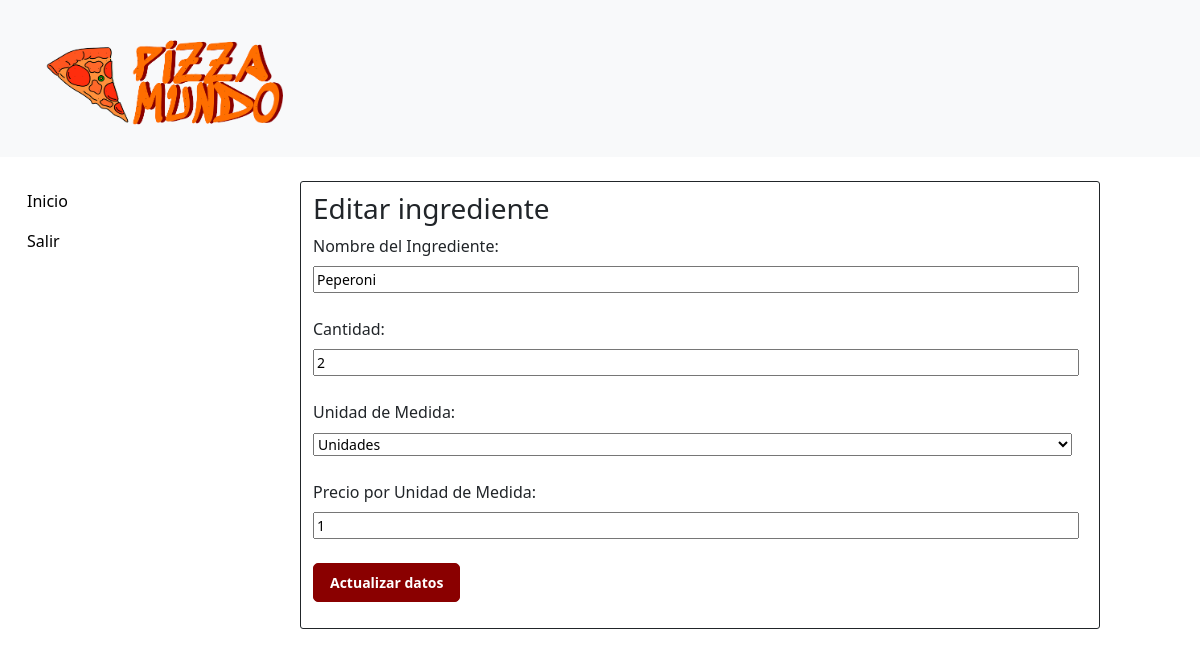
Page /html/Bodega/editar_ingrediente.php?editid=1 (signed in) on the committed database.
### tables this page shows
CREATE TABLE `tblingredientes` (
  `ID` int(10) NOT NULL,
  `Descripcion` varchar(200) DEFAULT NULL,
  `Cantidad` int(10) NOT NULL,
  `Unidad` varchar(200) DEFAULT NULL,
  `Precio` float DEFAULT NULL,
  `FechaIngreso` datetime NOT NULL DEFAULT CURRENT_TIMESTAMP,
  `Active` text NOT NULL
);

### html/Bodega/editar_ingrediente.php (the view, shortened to what this page needs)
<?php
include('../dbconnection.php');
?>
<!doctype html>
<html>
<head>
	<link rel="stylesheet" href="https://stackpath.bootstrapcdn.com/bootstrap/4.5.0/css/bootstrap.min.css">
	<link rel="stylesheet" href="https://maxcdn.bootstrapcdn.com/font-awesome/4.7.0/css/font-awesome.min.css">
	<link rel="stylesheet" href="../../css/estiloIndex.css">
	<link href="../../css/estilo_inicio_administrador.css" rel="stylesheet" type="text/css">
	<link href="https://cdn.jsdelivr.net/npm/bootstrap@5.3.0/dist/css/bootstrap.min.css" rel="stylesheet"
>
</head>
<body>
	<header>
		<nav class="navbar bg-body-tertiary mb-4">
			<div class="container-fluid">
				<a class="navbar-brand" href="inicio_administrador.html">
					<img src="../../img/logo-icon-both.png" alt="Logo" width="300px" height="130px"
						class="d-inline-block align-text-top">
				</a>
			</div>
		</nav>
	</header>
	<div class="container-fluid">
		<div class="row">
			<div class="col-sm-12 col-md-12 col-lg-3 col-xl-3 ">
				<nav>
					<ul class="nav flex-column">
						<li class="nav-item">
							<a href="index.php">Inicio</a>
						</li>
						<li class="nav-item">
							<a href="../cerrar_sesion.php">Salir</a>
						</li>
					</ul>
				</nav>
			</div>
			<div class="col col-sm-12 col-md-12 col-lg-8 col-xl-8 m-0">
				<h3>Editar ingrediente</h3>
				<div id="ingredientsContainer">
					<form action="" method="POST">
						<?php
						$eid = $_GET['editid'];
						$ret = mysqli_query($con, "select * from tblingredientes where ID='$eid'");
						while ($row = mysqli_fetch_array($ret)) {
							?>
							<div class="form-group">
								<label for="nombre">Nombre del Ingrediente:</label>
								<input type="text" id="nombre" name="nombre" value="<?php echo $row['Descripcion']; ?>"
									required><br><br>
								<label for="cantidad">Cantidad:</label>
								<input type="number" id="cantidad" name="cantidad" step="0.01" value="<?php echo $row['Cantidad']; ?>"
									required><br><br>
								<label for="unidad">Unidad de Medida:</label>
								<select id="unidad" name="unidad">
									<?php
									echo '<option value="' . $row['Unidad'] . '" selected >' . $row['Unidad'] . '</option>';
									?>
								</select><br><br>
								<label for="precio">Precio por Unidad de Medida:</label>
								<input type="number" step="0.01" id="precio" name="precio"
									value="<?php echo $row['Precio']; ?>" required><br><br>
								<?php
						} ?>
							<div class="form-group">
								<button type="submit" class="boton perz" name="submit">Actualizar datos</button>
							</div>
					</form>
				</div>
			</div>
		</div>
	</div>
</body>
</html>

### css/estiloIndex.css (style rules this page uses)
body { color: #566787; background: #f5f5f5; font-family: 'Roboto', sans-serif; }

### css/estilo_inicio_administrador.css (style rules this page uses)
body { font-family: 'Averia Serif Libre', cursive; margin: 0; background-color: #e94b01; }
ul { list-style-type: none; margin: 0; padding: 0; background-color: white; }
li a { display: block; padding: 8px 15px; color: #000; text-decoration: none; }
#ingredientsContainer { border: 0px solid; }
#ingredientsContainer input { flex: 1; font-size: 14px; width: 99%; outline: none; }
#ingredientsContainer select { flex: 1; font-size: 14px; width: 98%; outline: none; }
.col { padding: 10px; border: 1px solid; border-radius: 3px; }
.boton { display: inline-block; padding: 8px 16px; font-size: 14px; font-weight: bold; text-decoration: none; border: 1px solid #ccc; border-radius: 5px; cursor: pointer; text-align: center; white-space: nowrap; }
.perz { color: #fff; background-color: #8a0000; border-color: #8a0000; }

### rows in the picture
tblingredientes: nombre "Peperoni", cantidad "2", unidad "Unidades", precio "1"
